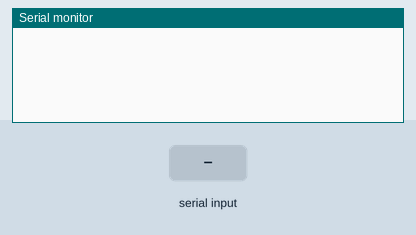
A sketch run on a simulated Arduino Uno, built with avr-gcc and run on an emulated ATmega328P. Parts: the last lines printed to the serial monitor. The test bench sets the inputs (shaded band). The audio player accepts every command and is not drawn.

Above: at 1.7 s.
1.8 s: "+\n" received over Serial
At 2.4 s:
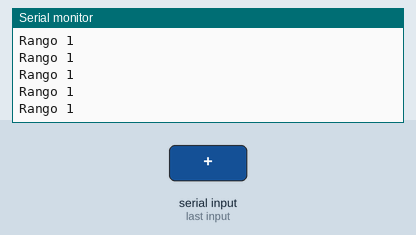
3.3 s: "0\n" received over Serial
At 4.2 s:
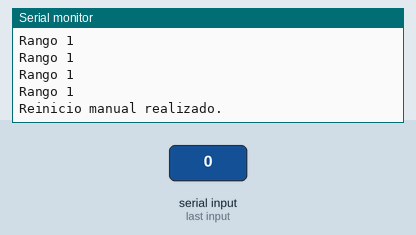
4.8 s: "r90\n" received over Serial
At 6.2 s:
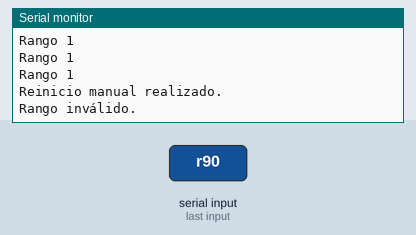

The sketch:

audioHumo3.ino
```cpp
#include "Arduino.h"
#include "DFRobotDFPlayerMini.h"
#include "SoftwareSerial.h"

// ===============================
//   SIMULACIÓN DESDE SERIAL
// ===============================

// Variables internas para simular las vueltas
int vueltasSim = 0;   // vueltas acumuladas
int rangoSim = 0;     // rango calculado (1–5)

// Devuelve TRUE si desde el monitor serial se pidió una nueva vuelta
bool simNuevaVuelta = false;

// Lee comandos del monitor serial sin afectar el código real
void simularDesdeSerial() {

  if (!Serial.available()) return;

  String cmd = Serial.readStringUntil('\n');
  cmd.trim();

  // SUMAR UNA VUELTA
  if (cmd == "+") {
    vueltasSim++;
    simNuevaVuelta = true;
    Serial.print("Vuelta añadida. Total = ");
    Serial.println(vueltasSim);
  }

  // REINICIAR
  else if (cmd == "0") {
    vueltasSim = 0;
    rangoSim = 0;
    simNuevaVuelta = false;
    Serial.println("Reinicio manual realizado.");
  }

  // FORZAR RANGO
  else if (cmd.startsWith("r")) {
    int r = cmd.substring(1).toInt();
    if (r >= 1 && r <= 5) {
      rangoSim = r;
      Serial.print("Rango forzado a ");
      Serial.println(r);
    } else {
      Serial.println("Rango inválido.");
    }
  }
}

// Calcula el rango según la cantidad de vueltas simuladas
int simularRango() {
  // Definición de rangos (puedes ajustarlos)
  if (vueltasSim >= 0 && vueltasSim <= 9) rangoSim = 1;
  else if (vueltasSim >= 10 && vueltasSim <= 19) rangoSim = 2;
  else if (vueltasSim >= 20 && vueltasSim <= 29) rangoSim = 3;
  else if (vueltasSim >= 30 && vueltasSim <= 39) rangoSim = 4;
  else if (vueltasSim >= 40 && vueltasSim <= 49) rangoSim = 5;

  // Si se supera el rango 5 → reiniciar todo
  if (vueltasSim >= 50) {
    vueltasSim = 0;
    rangoSim = 0;
    Serial.println("Se superó rango 5 → reinicio automático.");
  }

  return rangoSim;
}

// Devuelve TRUE si se generó un avance de encoder simulado
bool simularEventoEncoder() {
  if (simNuevaVuelta) {
    simNuevaVuelta = false;
    return true;
  }
  return false;
}

// Devuelve el total de vueltas simuladas
int simularPuntoEncoder() {
  return vueltasSim > 0 ? 1 : 0;
}

///////////////////////////////
/////FIN DE SIMULACIÓN/////////
//////////////////////////////

SoftwareSerial mySoftwareSerial(10, 11); // RX, TX
DFRobotDFPlayerMini myDFPlayer;
int leerRango = 5;
//reemplazar por función de rango/total
int rangoEncoder = 0;
//Rango de porcentaje de avance 1-5
int leerEncoder = 1;
//reemplazar por función de encoder
int puntoEncoder = 0;
//Dónde se encuentra el encoder actualmente
bool reproducirAudio = false;
//para alternar facilmente entre reproducir y no


void setup() {
  Serial.begin(115200);
  mySoftwareSerial.begin(9600);

if (!myDFPlayer.begin(mySoftwareSerial, true, true)) {
    Serial.println("Error al iniciar DFPlayer");
    //avisa si no inicia
  }

  myDFPlayer.volume(30);
  //volumen máximo 30
}

void loop() {
  //puntoEncoder = leerEncoder;
  //Para saber donde está constantemente
  //¿Está en el punto 1?
  //rangoEncoder = leerRango;
  //Cuanto progreso lleva
  //Que audio debe reproducir

  simularDesdeSerial();

  puntoEncoder = simularPuntoEncoder();
  rangoEncoder = simularRango();

   if (puntoEncoder == 1 ) {
    reproducirAudioPorRango();
    puntoEncoder = leerEncoder;
    reproducirAudio = true;
    puntoEncoder = 0;

  }


//terminó el audio?
  if (myDFPlayer.available()) {
    //true si se ocurrió algo con el reproductor
    uint8_t tipo = myDFPlayer.readType();
    //lee el evento del DFPlayer
    int valor = myDFPlayer.read();
    //dice que audio fue reproducido

    if (tipo == DFPlayerPlayFinished) {
      //si el evento fue que terminó de reproducir ocurre lo siguiente
      Serial.println("Audio finalizado por DFPlayer");
      //devuelve texto en monitor serial
      reproducirAudio = false;
      //como terminó de reproducir no reproduce más
      //una vez reproduce hay un intervalo en que deja de reproducir
      puntoEncoder = !1;
      //Resetea reproductor
      //puntoEncoder = leerEncoder
    }
  }
}


void reproducirAudioPorRango() {
  if (rangoEncoder == 1) {
    myDFPlayer.playFolder(1,1); // archivo 001.mp3
    Serial.println("Rango 1");
  }
  else if (rangoEncoder == 2) {
    myDFPlayer.playFolder(1,2); // archivo 002.mp3
    Serial.println("Rango 2");
  }
  else if (rangoEncoder == 3) {
    myDFPlayer.playFolder(1,3); // archivo 003.mp3
    Serial.println("Rango 3");
  }
  else if (rangoEncoder == 4) {
    myDFPlayer.playFolder(1,4); // archivo 004.mp3
    Serial.println("Rango 4");
  }
  else if (rangoEncoder == 5) {
    myDFPlayer.playFolder(1,5); // archivo 005.mp3
    Serial.println("Rango 5");
  }
  else {
    Serial.println("fuera de límites.");
  }
}
```

Measured:
- after the input at 1.8 s, the serial monitor: prints a new line at once (image 1)
- after the input at 3.3 s, the serial monitor: prints a new line at once (image 2)
- after the input at 4.8 s, the serial monitor: prints a new line at once (image 3)
